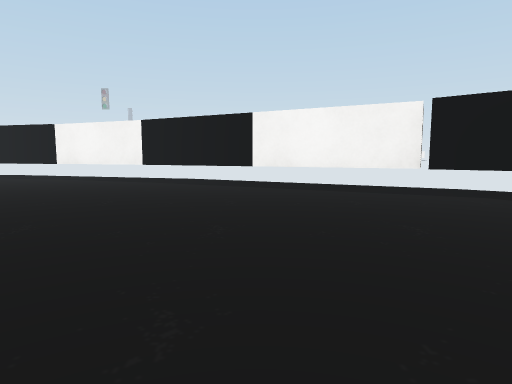
[1] (above)

17 first-person views from a walk through a 3-D level made in the Unity game engine. The camera is 0.42 m above the floor, tilts 6° down and sees 75° across. The floor is counted in squares, 1 m on a side. Each view is taken from the middle of a square. On the plan, view 1 faces up. The plan holds only what a view shows up to about 9 squares ahead; the rest is blank. The place goes on beyond the plan. Some surface patterns are stand-ins.

[2]
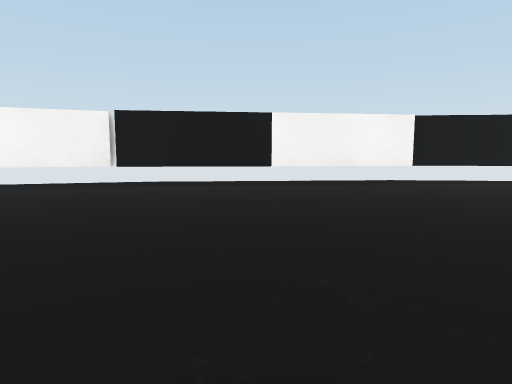

[3]
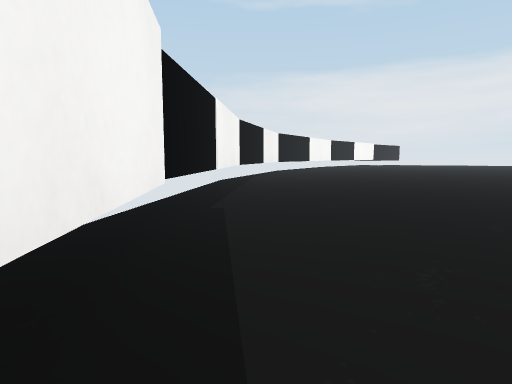

[4]
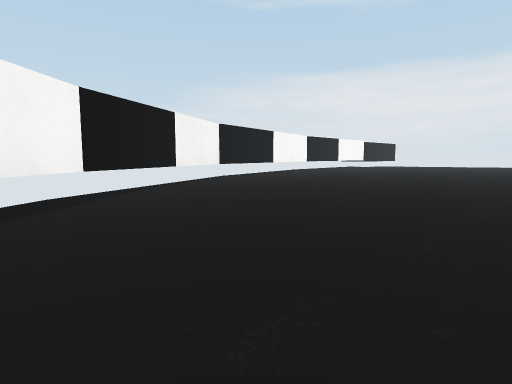

[5]
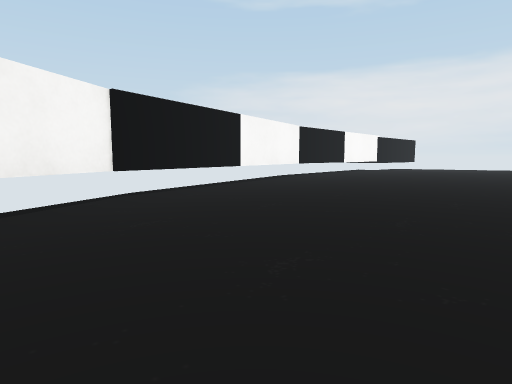

[6]
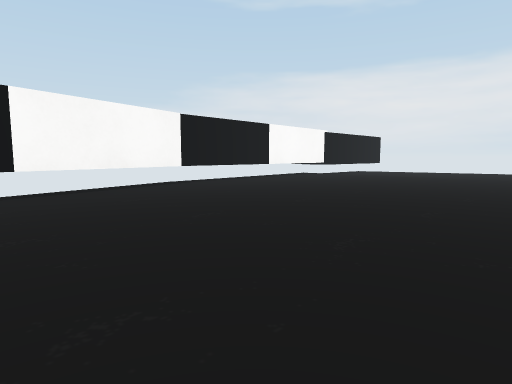

[7]
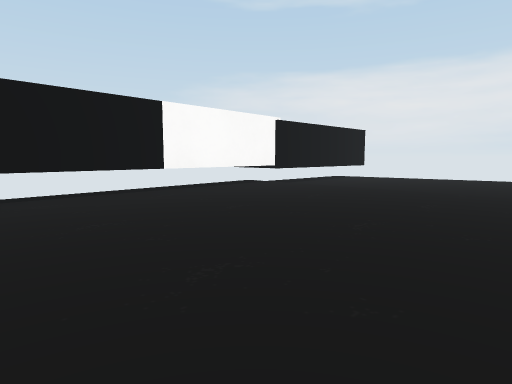

[8]
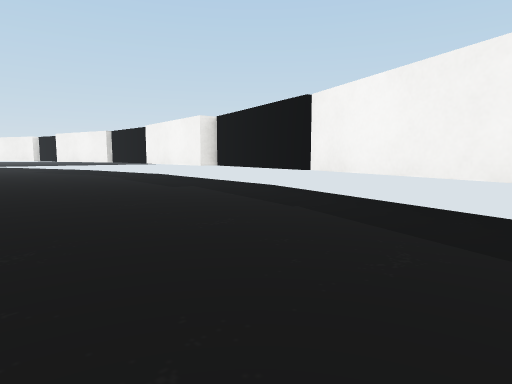

[9]
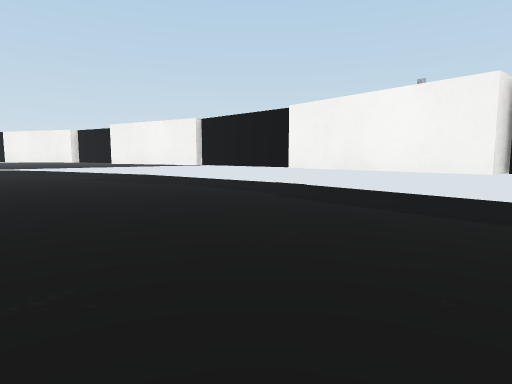

[10]
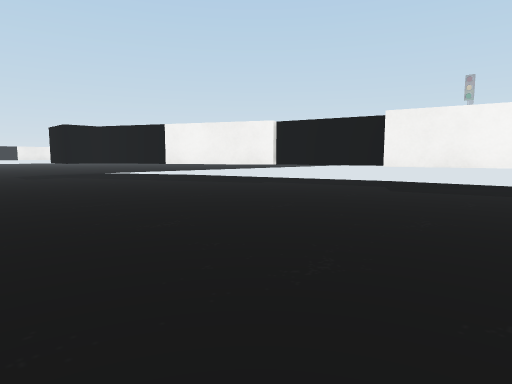

[11]
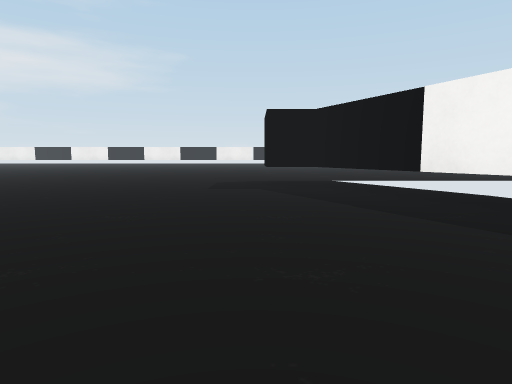

[12]
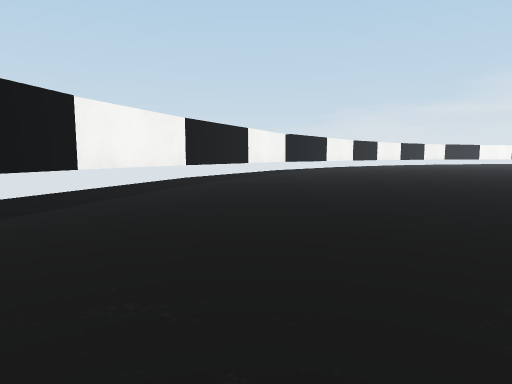

[13]
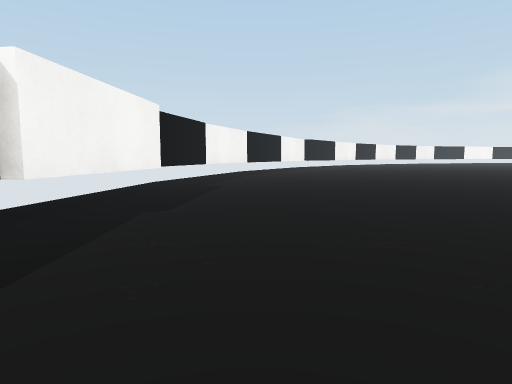

[14]
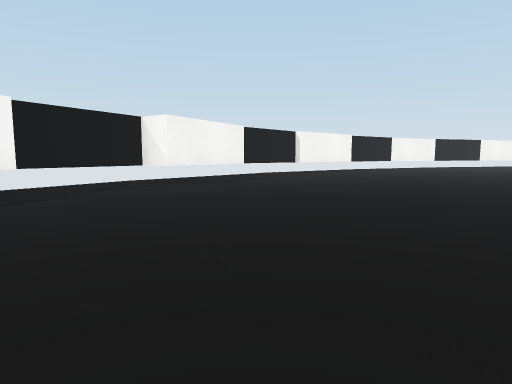

[15]
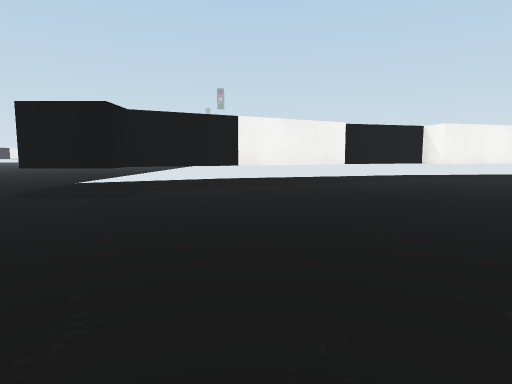

[16]
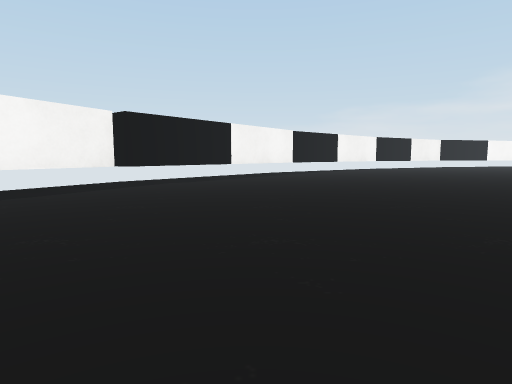

[17]
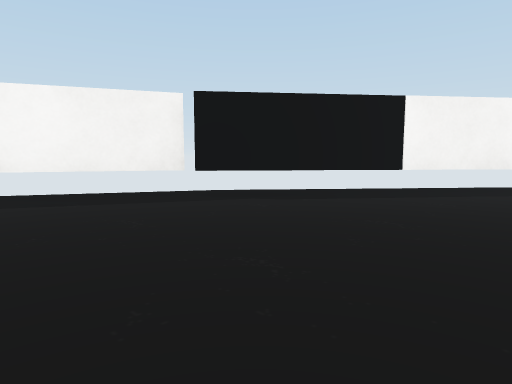

### Floor plan
Points are (right, up) in squares from view 1. A wall is a line through its corners. A room is listed if a view was taken in it or the views show most of it. See-through windows are left out.
Room 1 (views 1, 2, 3, 4, 5, 6, 7, 8, 9, 10, 11, 12, 13, 14, 15, 16, 17)
walls: (2, 4.1) (-2.2, 6.2); (5.8, 1) (2, 3.9) (2.1, 4.1); (-2.1, 6.2) (-4.3, 7.1); (-4.2, 7) (-6.5, 7.6) (-6.6, 7.3) (-8.9, 7.5); (8.6, -2.2) (5.7, 1.1); (-8.8, 7.7) (-11, 7.6); (10.5, -5.4) (8.5, -2.1); (-10.8, 7.5) (-13.2, 6.9); (11.6, -10) (10.4, -5.4); (-13.3, 7.4) (-15.4, 6.9); (-15.2, 6.7) (-18.8, 4.8) (-18.8, 4.2) (-19.5, 4.2); (12, -17.5) (11.6, -9.9)

Where each view was taken, in squares from view 1:
view 1: 0 up, 0 right, facing up
view 2: 1 down, 0 right, facing up-right
view 3: 2 up, 4 right, facing down-right
view 4: 1 down, 5 right, facing down-right
view 5: 4 down, 7 right, facing down-right
view 6: 7 down, 7 right, facing down-right
view 7: 10 down, 8 right, facing down-right
view 8: 4 up, 2 left, facing up-left
view 9: 4 up, 6 left, facing up-left
view 10: 2 up, 11 left, facing up-left
view 11: 4 up, 14 left, facing left
view 12: 5 up, 8 left, facing right
view 13: 6 up, 11 left, facing right
view 14: 2 up, 16 left, facing up-right
view 15: 0 up, 17 left, facing up
view 16: 2 up, 3 left, facing right
view 17: 1 up, 0 right, facing up-right
